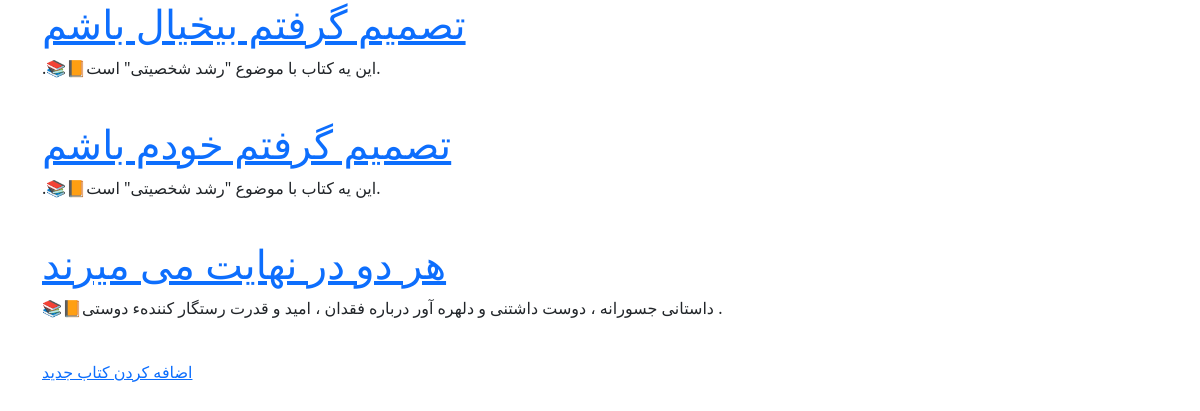
The page /books/ on the database its author committed.
### books/models.py (models this page shows, shortened)
class Book(models.Model):
    title = models.CharField(max_length=200)
    author = models.CharField(max_length=200)
    description = models.TextField()
    price = models.DecimalField(max_digits=5, decimal_places=2)
    def get_absolute_url(self):
        return reverse('book_detail', args=[self.id])

### books/views.py (the view)
# urls.py: path('', BookListView.as_view(), name='book_list'),
class BookListView(generic.ListView):
    model = Book
    template_name = 'books/book_list.html'
    context_object_name = 'books'

### books/templates/books/book_list.html (shortened to what this page needs)
{% extends '_base.html' %}
{% block content %}
	{% for book in books %}
        <a href="{{ book.get_absolute_url }}"><h1>{{ book.title }}</h1></a>
        <p>{{ book.description }}</p>
        <br>
	{% endfor %}
    <a href="{% url 'book_create' %}">اضافه کردن کتاب جدید</a>
{% endblock content %}

### rows shown on the page
Book: description ".📚📙این یه کتاب با موضوع \"رشد شخصیتی\" است."
Book: title "تصمیم گرفتم خودم باشم", description ".📚📙این یه کتاب با موضوع \"رشد شخصیتی\" است."
Book: title "هر دو در نهایت می میرند", description "📚📙داستانی جسورانه ، دوست داشتنی و دلهره آور درباره فقدان ، امید و قدرت رستگار کنندهء دوستی ."
